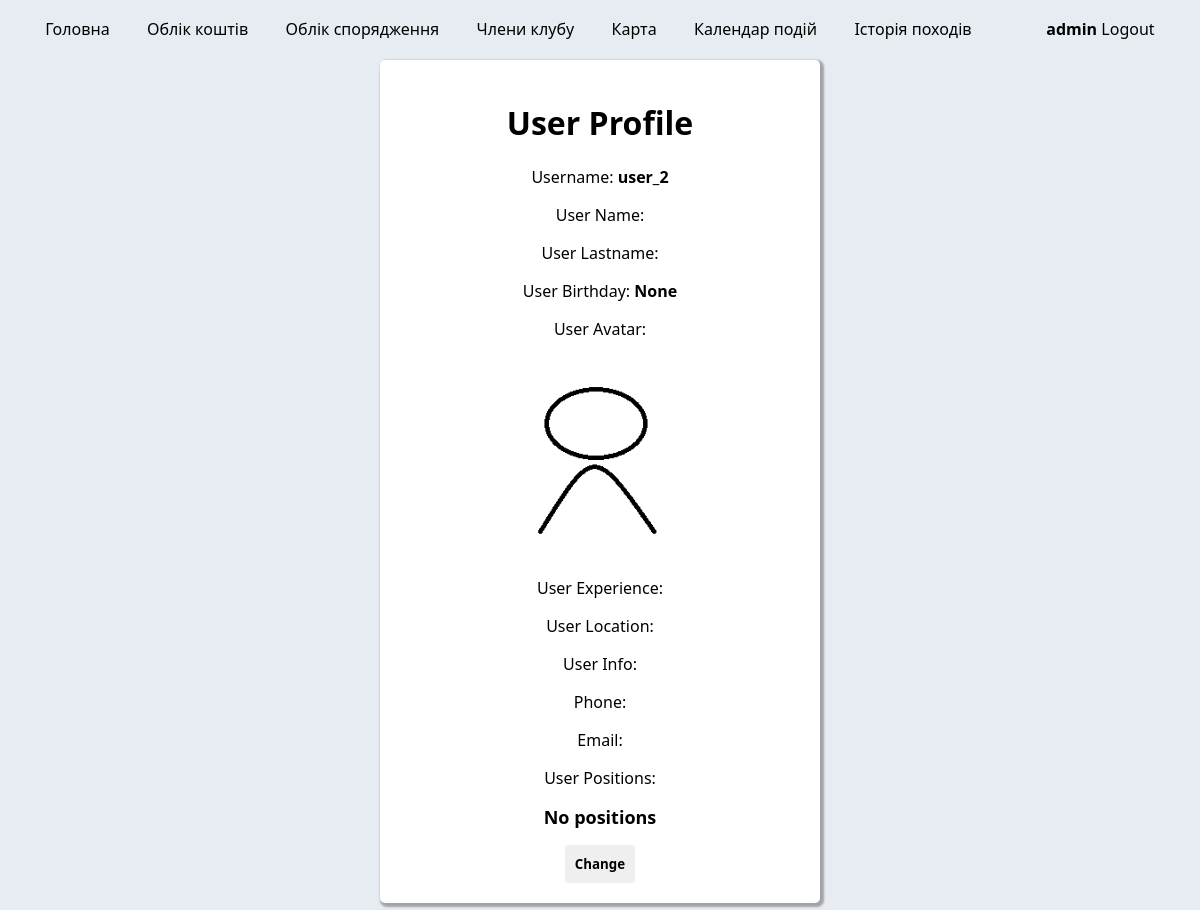
/profile/3/ (signed in), run on an earlier commit of the app's database.
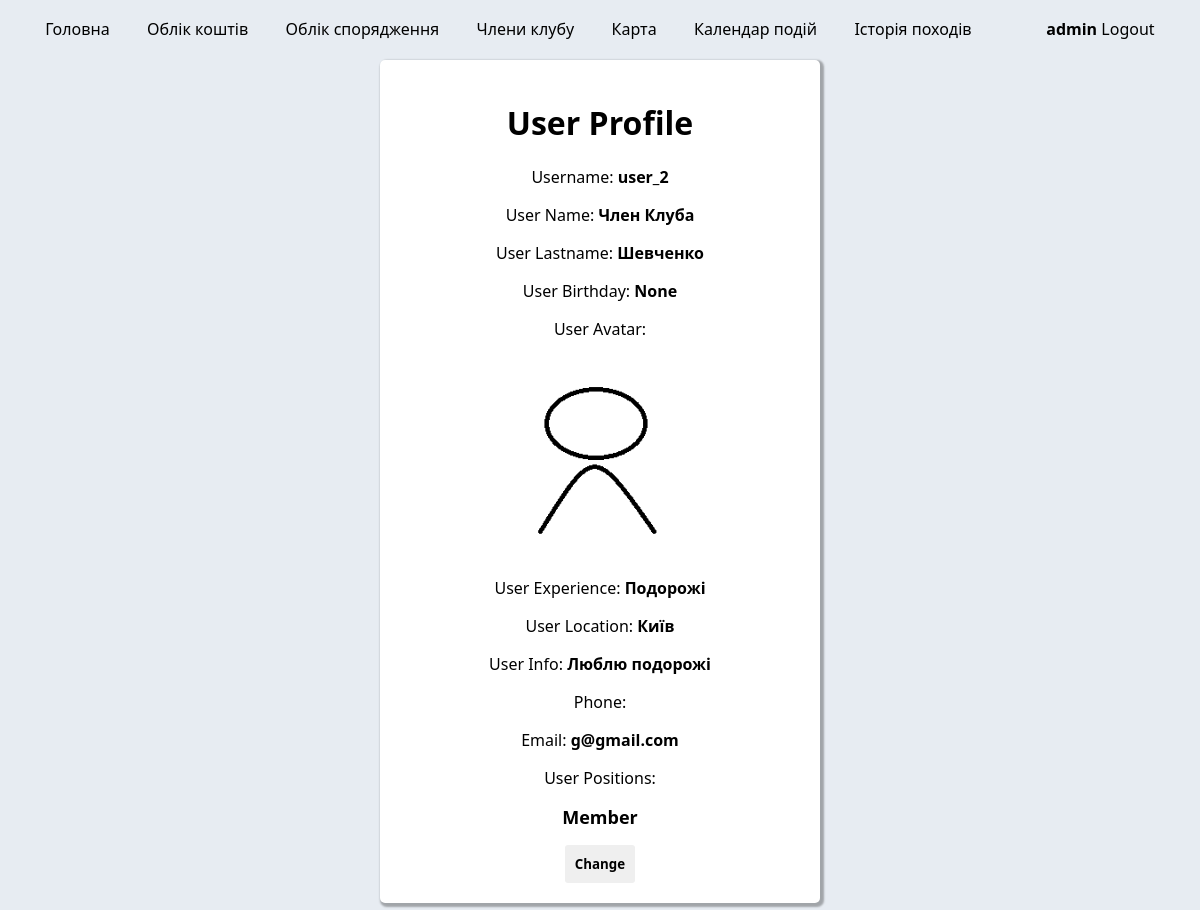
And on a later commit of the database.
### users/models.py (models this page shows, shortened)
class Profile(models.Model):
    user_name = models.CharField(max_length=50)
    user_lastname = models.CharField(max_length=50)
    user_birthday = models.DateField(blank=True, null=True)
    user_avatar = models.ImageField(default='avatar_default.png', upload_to='profile_images')
    user_position = models.ManyToManyField(UserPositions)
    user_experience = models.CharField(max_length=250)
    user_location = models.CharField(max_length=50)
    user_info = models.CharField(max_length=250)
    phone = PhoneNumberField(blank=True)
    email = models.EmailField(max_length=100)
    user = models.OneToOneField(User, on_delete=models.CASCADE)

class UserPositions(models.Model):
    positions_category = models.CharField(max_length=20, unique=True, null=False)
    positions_category_info = models.CharField(max_length=150)

### users/views.py (the view)
# urls.py: path("profile/<int:user_id>/", views.profile_user, name="profile"),
@decorators.login_required(login_url='/login/')
def profile_user(request, user_id):
    allowed_positions = ["Head"] #### Винести в окремий файл
    profile = request.user.profile
    has_permission = profile.user_position.filter(positions_category__in=allowed_positions).exists()
    user_profile = get_object_or_404(Profile, user_id=user_id)
    user_login = user_profile.user.username
    return render(request, 'users/profile.html', context={'users': user_profile, 'login': user_login, 'has_permission':has_permission})

### users/templates/users/profile.html (shortened to what this page needs)
{% extends "layouts/base.html" %}
{% block content %}
<div class="modal">
  <h1>User Profile</h1>
  <p>Username: <b>{{ users.user.username }}</b></p>
  <p>User Name: <b>{{ users.user_name }}</b></p>
  <p>User Lastname: <b>{{ users.user_lastname }}</b></p>
  <p>User Birthday: <b>{{ users.user_birthday }}</b></p>
  <p>User Avatar:</p>
  <img src="{{ users.user_avatar.url }}" alt="User Avatar" width="200">
  <p>User Experience: <b>{{ users.user_experience }}</b></p>
  <p>User Location: <b>{{ users.user_location }}</b></p>
  <p>User Info: <b>{{ users.user_info }}</b></p>
  <p>Phone: <b>{{ users.phone }}</b></p>
  <p>Email: <b>{{ users.email }}</b></p>
  <p>User Positions:</p>
  <ul class="list">
    {% for position in users.user_position.all %}
      <li class="items">{{ position.positions_category }}</li>
    {% empty %}
      <li class="items">No positions</li>
    {% endfor %}
  </ul>
  {% if request.user.username == users.user.username or has_permission %}
    <a class="link" href="{% url 'users:change_profile' users.id %}" role="button"><button class="btn" type="button"> Change</button></a>
  {% endif %}
</div>
{% endblock content %}

What changed in the data, as far as the page shows it:
changed Profile "None": user_name (not shown) → "Член Клуба"; user_lastname (not shown) → "Шевченко"; user_experience (not shown) → "Подорожі"; user_location (not shown) → "Київ"; user_info (not shown) → "Люблю подорожі"; email (not shown) → "g@gmail.com"
now on this page (row unchanged): UserPositions: positions_category "Member"
Also different on the page:
text no longer shown: "No positions"
